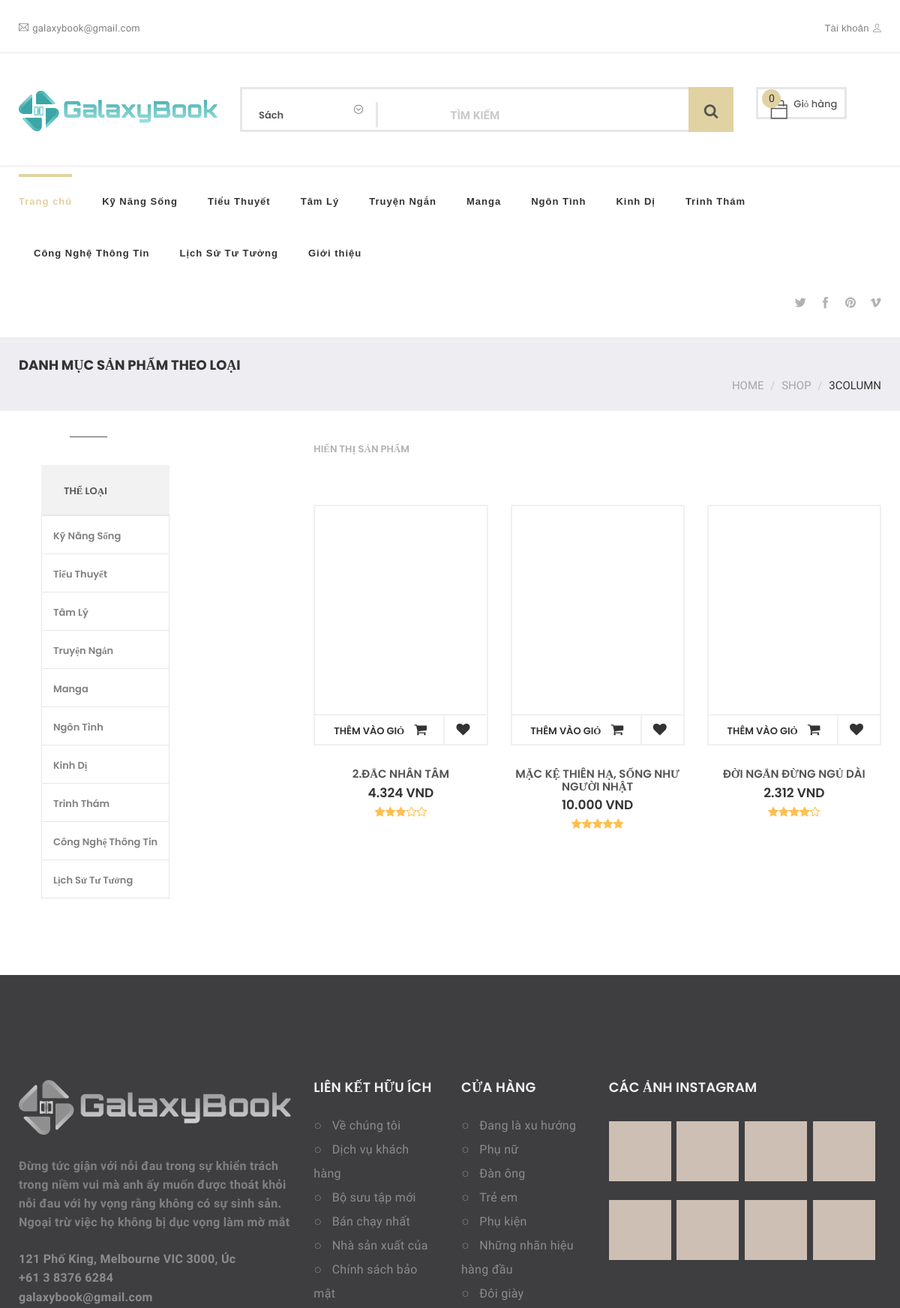
The app's page /index.php?pg=product&Id_TheLoai=8 (upper part), older data.
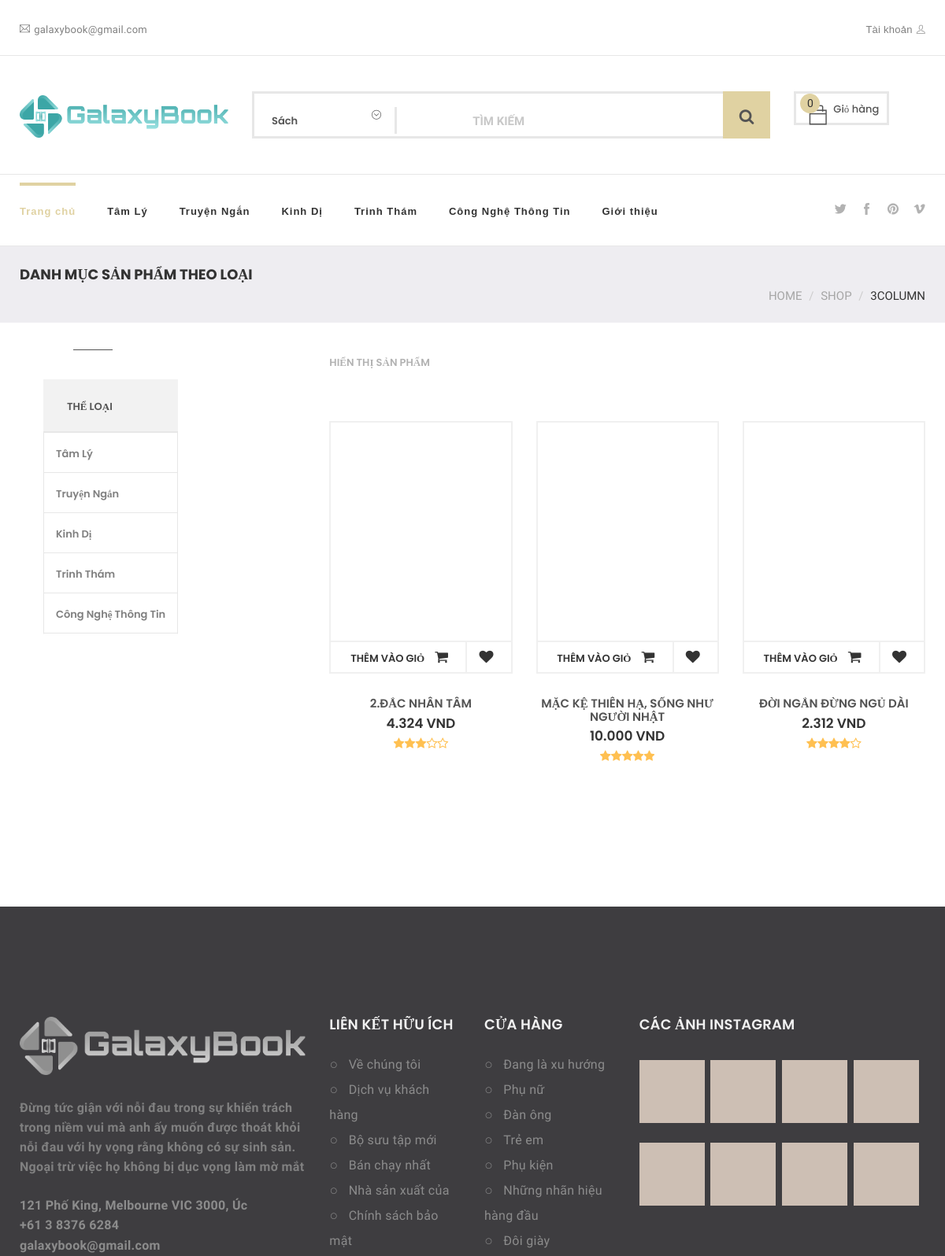
The same page, newer data.
### tables this page shows
CREATE TABLE `theloai` (
  `Id` int(5) NOT NULL,
  `TenTheLoai` varchar(255) NOT NULL
);

CREATE TABLE `sach` (
  `Id` int(5) NOT NULL,
  `TenSach` varchar(255) NOT NULL,
  `NguoiDich` varchar(100) NOT NULL,
  `NamXuatBan` int(4) NOT NULL,
  `NhaXuatBan` varchar(100) NOT NULL,
  `SoLuongConHang` int(5) NOT NULL,
  `DonGia` double(9,2) NOT NULL,
  `GiamGia` int(2) DEFAULT 0,
  `LuotXem` int(5) DEFAULT 0,
  `NgayNhap` date DEFAULT NULL,
  `LuotBinhLuan` int(5) DEFAULT 0,
  `LuotMua` int(5) DEFAULT 0,
  `DanhGia` double(3,2) DEFAULT 0.00,
  `TrangThai` int(1) DEFAULT 1,
  `MoTa` varchar(225) NOT NULL,
  `MoTaChiTiet` text NOT NULL
);

### model/pdo.php (called while the page is built, shortened)
<?php
function pdo_get_connection() {
    $host = "localhost";
    $dbname = "galaxybook";
    $username = 'root';
    $password = '';
    $dburl = "mysql:host=".$host.";dbname=".$dbname.";charset=utf8";
    try {
        $conn = new PDO($dburl, $username, $password);
        $conn->setAttribute(PDO::ATTR_ERRMODE, PDO::ERRMODE_EXCEPTION);
        return $conn;
    } catch (PDOException $e) {
        echo "Lỗi kết nối: " . $e->getMessage();
        return null;
    }
}
function pdo_query($sql, $params = array()) {
    try {
        $conn = pdo_get_connection();
        $stmt = $conn->prepare($sql);
        $stmt->execute($params);
        $rows = $stmt->fetchAll();
        return $rows;
    } catch (PDOException $e) {
        throw $e;
    } finally {
        unset($conn);
    }
}

### model/m_book.php (called while the page is built, shortened)
<?php
include_once("pdo.php");
function product_cat($Id_TheLoai)
{
   $sql = "SELECT sach.* FROM sach, sach_theloai WHERE  sach.Id =  sach_theloai.Id_Sach AND  Id_TheLoai = $Id_TheLoai";
   return pdo_query($sql);
}
function catelogry_get()
{
   $sql = "SELECT * FROM theloai ORDER BY Id DESC";
   return pdo_query($sql);
}
?>

### view/product.php (the view, shortened to what the rows shown need)
<?php
if (isset($_GET['Id_TheLoai'])) {
  $Id_TheLoai = $_GET['Id_TheLoai'];
} else {
  $Id_TheLoai = 1;
}
$listsp = product_cat($Id_TheLoai);
?>
<body>
  <section class="shop-contents">
    <div class="section-padding">
      <div class="container">
        <div class="row">
          <div class="col-md-8 pull-right">
            <div class="shop-products">
              <div class="row">
                <div class="tab-content">
                  <div role="tabpanel" class="tab-pane fade active in text-center" id="grid">
                    <?php foreach ($listsp as $sp) { ?>
                      <div class="col-sm-4">
                        <div class="item">
                          <div class="item-thumbnail" style="height:17.6rem; overflow: hidden;">
                          </div>
                          <div class="item-content">
                            <div class="buttons">
                              <button class="add-to-cart">
                                <a href="index.php?pg=cart&addItemId=<?= $sp['Id'] ?>" style="color:inherit">
                                  Thêm vào giỏ
                                  <i class="fa fa-shopping-cart"></i>
                                </a>
                              </button>
                              <button class="wish-list"><i class="fa fa-heart"></i></button>
                            </div>
                            <h3 class="item-title">
                              <a href="index.php?pg=detail&id_sach=<?php echo $sp['Id']; ?>">
                                <?php echo $sp['TenSach']; ?>
                              </a>
                            </h3>
                            <div class="item-price">
                              <span class="price">
                                <?php echo number_format($sp['DonGia'], 0, ",", "."); ?> VND
                              </span>
                            </div>
                            <div class="rating">
                            </div>
                          </div>
                        </div>
                      </div>
                    <?php } ?>
                  </div>
                </div>
              </div>
            </div>
          </div>
          <div class="col-md-4">
            <aside class="sidebar right-sidebar pull-left">
              <div class="widget widget_search_by_categories">
                <div class="heading">
                  <div class="widget-details">
                    <ul class="category-menu">
                      <?php
                      $dstheloai = catelogry_get();
                      foreach ($dstheloai as $theloai): ?>
                        <li class="menu-item">
                          <a href="index.php?pg=product&Id_TheLoai=<?= $theloai['Id'] ?>"
                            style="text-transform:capitalize;">
                            <?= $theloai['TenTheLoai'] ?>
                          </a>
                        </li>
                      <?php endforeach; ?>
                    </ul>
                  </div>
                </div>
              </div>
            </aside>
          </div>
        </div>
      </div>
    </div>
  </section>

### view/header.php (shortened to what the rows shown need)
<!doctype html>
<head>
    <link rel="stylesheet" type="text/css" href="layout/assets/css/font-awesome.min.css">
    <link rel="stylesheet" type="text/css" href="layout/assets/css/themify-icons.css">
    <link rel="stylesheet" type="text/css" href="layout/assets/css/et-line-icons.css">
    <link rel="stylesheet" href="layout/assets/css/bootstrap.min.css">
    <link rel="stylesheet" href="layout/assets/css/slick.css">
    <link rel="stylesheet" href="layout/assets/css/magnific-popup.css">
    <link rel="stylesheet" href="layout/assets/css/style.css">
    <link rel="stylesheet" href="layout/assets/css/themes.css">
    <?php
    if (isset($_GET['pg'])) {
        switch ($_GET['pg']) {
            case 'product':
                $css = "shop/shop.css";
                break;
        }
    } else {
        $css = 'home/home-11.css';
    }
    echo '<link rel="stylesheet" href="layout/assets/css/' . $css . '">';
    ?>
</head>
<body style="font-family:Arial, Helvetica, sans-serif;">
    <header id="masthead" class="masthead">
        <div class="header-middle">
            <div class="container">
                <div class="row">
                    <div class="col-sm-3">
                        <h1><a class="navbar-brand hidden-xs" href="index.php"><img
                                    src="layout/images/logoGalaxyBook.png" alt="Site Logo"></a></h1>
                    </div>
                </div>
            </div>
        </div>
        <div class="header-bottom">
            <div class="container">
                <nav id="main-menu" class="menu collapse navbar-collapse pull-left">
                    <ul class="nav navbar-nav">
                        <?php
                        $dstheloai = catelogry_get();
                        foreach ($dstheloai as $theloai): ?>
                            <li class="menu-item menu-item-has-children menu-item-has-mega-menu">
                                <a href="index.php?pg=product&Id_TheLoai=<?= $theloai['Id'] ?>"
                                    style="text-transform:capitalize;">
                                    <?= $theloai['TenTheLoai'] ?>
                                </a>
                            </li>
                        <?php endforeach; ?>
                    </ul>
                </nav>
            </div>
        </div>
    </header>

Row changes from the older to the newer data that the page shows:
removed theloai: TenTheLoai "Kỹ Năng Sống"
removed theloai: TenTheLoai "Tiểu Thuyết"
removed theloai: TenTheLoai "Manga"
removed theloai: TenTheLoai "Ngôn Tình"
removed theloai: TenTheLoai "Lịch Sử Tư Tưởng"
